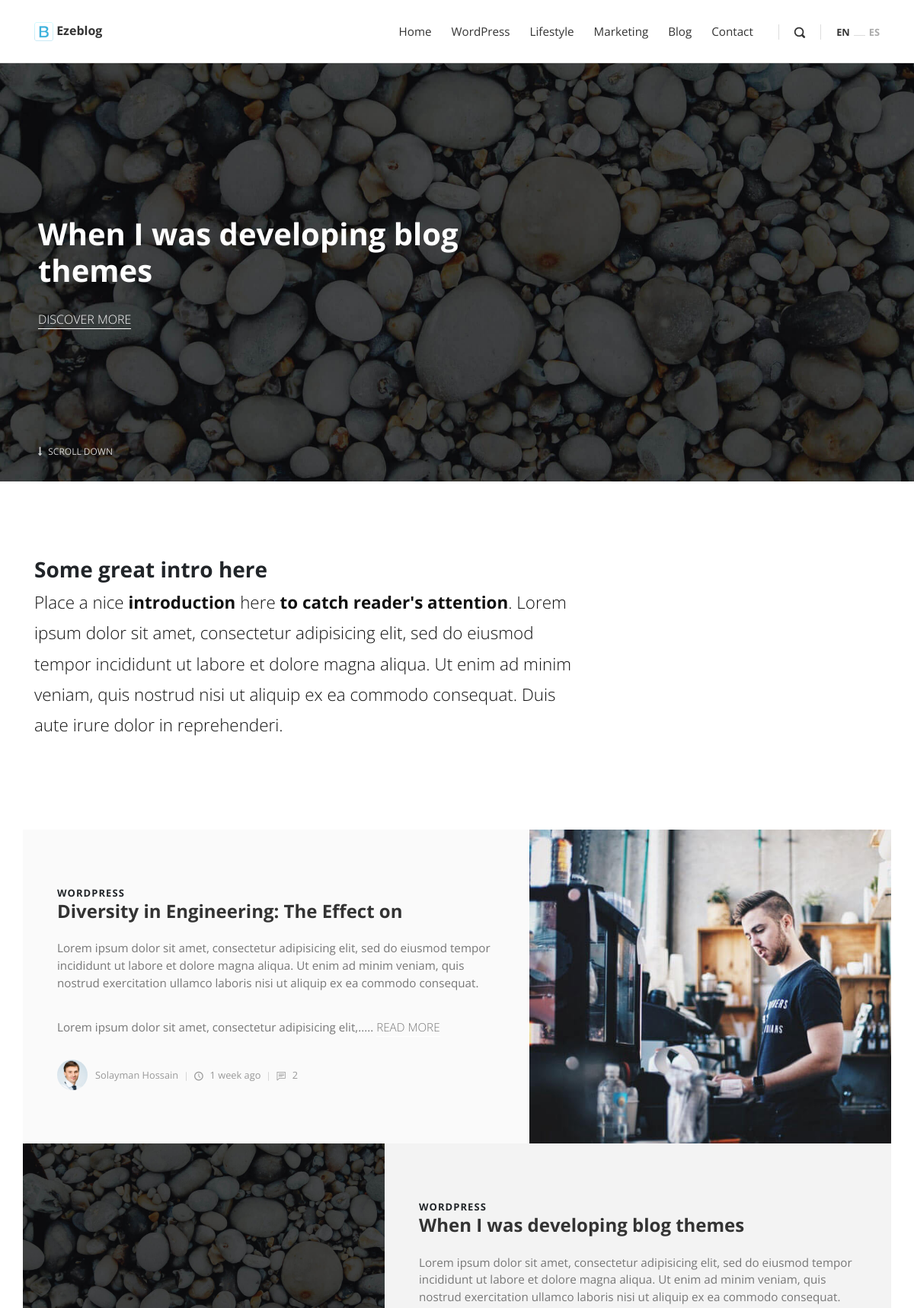
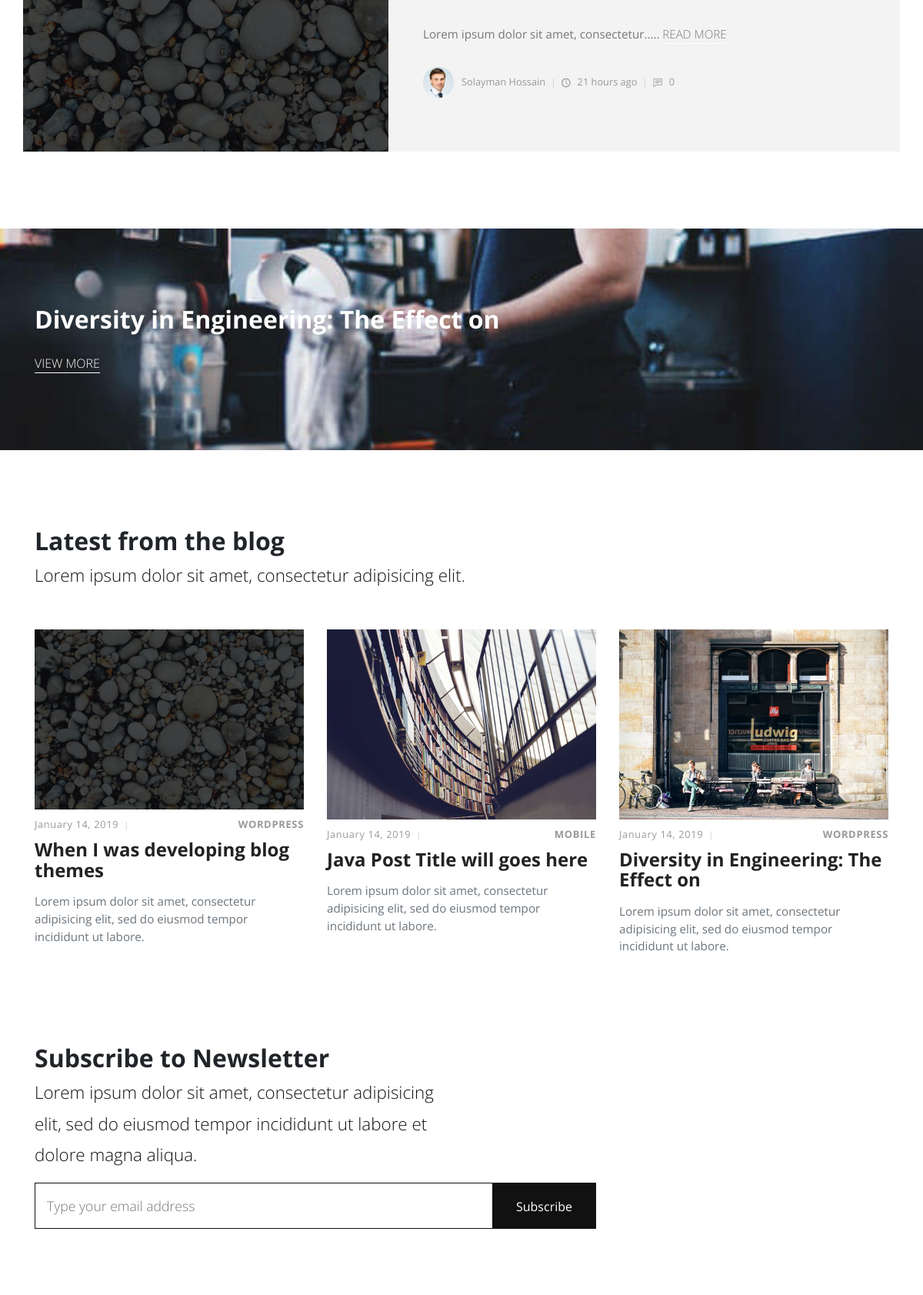
The page / (upper part) on the database its author committed (2 pictures, top to bottom).
### tables this page shows
CREATE TABLE `list_customize` (
  `id` int(11) NOT NULL,
  `title` varchar(255) NOT NULL,
  `tagline` varchar(255) NOT NULL,
  `url` varchar(255) NOT NULL,
  `logo` varchar(255) NOT NULL,
  `textlogo` varchar(255) NOT NULL,
  `address` varchar(255) NOT NULL,
  `phone` varchar(255) NOT NULL,
  `email` varchar(255) NOT NULL,
  `copyright` varchar(255) NOT NULL,
  `status` int(11) NOT NULL DEFAULT '1',
  `updated_at` timestamp NOT NULL ON UPDATE CURRENT_TIMESTAMP
);

CREATE TABLE `list_mainmenu` (
  `id` int(11) NOT NULL,
  `title` varchar(255) NOT NULL,
  `link` varchar(255) NOT NULL,
  `parent_id` int(11) NOT NULL DEFAULT '0'
);

CREATE TABLE `list_posts` (
  `id` int(11) NOT NULL,
  `title` varchar(255) NOT NULL,
  `description` text NOT NULL,
  `category` int(11) NOT NULL,
  `image` varchar(255) NOT NULL,
  `tags` varchar(255) NOT NULL,
  `metatitle` varchar(255) NOT NULL,
  `metadescription` varchar(255) NOT NULL,
  `author` int(11) NOT NULL,
  `created_at` timestamp NOT NULL DEFAULT CURRENT_TIMESTAMP
);

CREATE TABLE `list_category` (
  `id` int(11) NOT NULL,
  `name` varchar(255) NOT NULL
);

CREATE TABLE `list_user` (
  `id` int(11) NOT NULL,
  `firstname` varchar(255) NOT NULL,
  `lastname` varchar(255) NOT NULL,
  `username` varchar(255) NOT NULL,
  `photo` varchar(255) NOT NULL,
  `email` varchar(255) NOT NULL,
  `details` varchar(255) NOT NULL,
  `password` varchar(255) NOT NULL,
  `birth` date NOT NULL,
  `role` int(11) NOT NULL DEFAULT '1',
  `created_at` timestamp NOT NULL DEFAULT CURRENT_TIMESTAMP
);

### lib/database.php (called while the page is built, shortened)
<?php
Class Database{
    public $host   = DB_HOST;
    public $user   = DB_USER;
    public $pass   = DB_PASS;
    public $name   = DB_NAME;
    public $link;
    private function connectDB(){
        $this->link = new mysqli($this->host, $this->user, $this->pass, $this->name);
    }
    public function select($query){
        $result = $this->link->query($query) or die($this->link->error.__LINE__);
        if($result->num_rows > 0){
            return $result;
        } else {
            return false;
        }
    }
}
?>

### lib/format.php (called while the page is built, shortened)
<?php
    class Format{
        public function formatYear($date){
            return date('F j, Y', strtotime($date));
        }
        public function humanTiming($time){
            $time = time() - $time;
            $time = ($time<1)? 1 : $time;
            $tokens = array (
                31536000 => 'year',
                2592000 => 'month',
                604800 => 'week',
                86400 => 'day',
                3600 => 'hour',
                60 => 'minute',
                1 => 'second'
            );
            foreach ($tokens as $unit => $text) {
                if ($time < $unit) continue;
                $numberOfUnits = floor($time / $unit);
                return $numberOfUnits.' '.$text.(($numberOfUnits>1)?'s ':' ').'ago';
            }
        }
        public function textShorten($text, $limit = 400){
            $text = $text." ";
            $text = substr($text, 0, $limit);
            $text = substr($text, 0, strrpos($text, ' '));
            $text = $text.".....";
            return $text;
        }
    }
?>

### index.php (the view, shortened to what this page needs)
<?php include 'inc/header.php'; ?>
    <?php
        $query = "SELECT * FROM list_posts ORDER BY id DESC LIMIT 1";
        $post = $database->select($query);
        if($post){
        while($result = $post->fetch_assoc()){
    ?>
    <section style="background: url(admin/<?php echo $result['image']; ?>); background-size: cover; background-position: center center" class="hero">
      <div class="container">
        <div class="row">
          <div class="col-lg-7">
            <h1><?php echo $result['title']; ?></h1><a href="post.php?id=<?php echo $result['id']; ?>" class="hero-link">Discover More</a>
          </div>
        </div><a href=".intro" class="continue link-scroll"><i class="fa fa-long-arrow-down"></i> Scroll Down</a>
      </div>
    </section>
    <?php
         }
        }
    ?>
    <section class="intro">
      <div class="container">
        <div class="row">
          <div class="col-lg-8">
            <h2 class="h3">Some great intro here</h2>
            <p class="text-big">Place a nice <strong>introduction</strong> here <strong>to catch reader's attention</strong>. Lorem ipsum dolor sit amet, consectetur adipisicing elit, sed do eiusmod tempor incididunt ut labore et dolore magna aliqua. Ut enim ad minim veniam, quis nostrud nisi ut aliquip ex ea commodo consequat. Duis aute irure dolor in reprehenderi.</p>
          </div>
        </div>
      </div>
    </section>
    <section class="featured-posts no-padding-top">
      <div class="container">
        <div class="row d-flex align-items-stretch">
            <?php
            $query = "SELECT list_posts.id, title, description, image, list_posts.created_at, list_posts.category, name, firstname, lastname  FROM list_posts, list_category, list_user WHERE list_category.id = list_posts.category AND list_user.id = list_posts.author ORDER BY list_posts.id ASC limit 1 ";
            $post = $database->select($query);
            if($post){
                while ($result = $post->fetch_assoc()) {
            ?>
          <div class="text col-lg-7">
            <div class="text-inner d-flex align-items-center">
              <div class="content">
                <header class="post-header">
                  <div class="category"><a href="#"><?php echo $result['name']; ?></a></div><a href="post.php?id=<?php echo $result['id']; ?>">
                    <h2 class="h4"><?php echo $result['title']; ?></h2></a>
                </header>
                <p><?php echo $format->textShorten($result['description'], 320); ?> <a href="post.php?id=<?php echo $result['id']; ?>" class="hero-link"> Read More </a> </p>
                <footer class="post-footer d-flex align-items-center"><a href="post.php?id=<?php echo $result['id']; ?>" class="author d-flex align-items-center flex-wrap">
                    <div class="avatar"><img src="img/avatar-2.jpg" alt="..." class="img-fluid"></div>
                    <div class="title"><span><?php echo $result['firstname'] . ' ' . $result['lastname']; ?></span></div></a>
                  <div class="date"><i class="icon-clock"></i> <?php echo $format->humanTiming(strtotime($result['created_at'])); ?></div>
                    <div class="comments meta-last"><i class="icon-comment"></i>
                        <?php
                        $comid = $result['id'];
                        $query = "SELECT * FROM list_comment WHERE post = '$comid' ";
                        $comcount = $database->select($query);
                        if($comcount){
                            $count = mysqli_num_rows($comcount);
                            echo $count;
                        }else{
                            echo 0;
                        }
                        ?>
                    </div>
                </footer>
              </div>
            </div>
          </div>
          <div class="image col-lg-5"><img src="admin/<?php echo $result['image']; ?>" alt="..."></div>
                <?php
            }
            }
            ?>
        </div>
      <div class="row d-flex align-items-stretch row-image-left">
        <?php
        $query = "SELECT list_posts.id, title, description, image, list_posts.created_at, list_posts.category, name, firstname, lastname  FROM list_posts, list_category, list_user WHERE list_category.id = list_posts.category AND list_user.id = list_posts.author ORDER BY list_posts.id DESC limit 1 ";
        $post = $database->select($query);
        if($post){
            while ($result = $post->fetch_assoc()) {
                ?>
          <div class="image col-lg-5"><img src="admin/<?php echo $result['image']; ?>" alt="..."></div>
          <div class="text col-lg-7">
              <div class="text-inner d-flex align-items-center">
                  <div class="content">
                      <header class="post-header">
                          <div class="category"><a href="#"><?php echo $result['name']; ?></a></div><a href="post.php?id=<?php echo $result['id']; ?>">
                              <h2 class="h4"><?php echo $result['title']; ?></h2></a>
                      </header>
                      <p><?php echo $format->textShorten($result['description'], 320); ?> <a href="post.php?id=<?php echo $result['id']; ?>" class="hero-link"> Read More </a> </p>
                      <footer class="post-footer d-flex align-items-center"><a href="post.php?id=<?php echo $result['id']; ?>" class="author d-flex align-items-center flex-wrap">
                              <div class="avatar"><img src="img/avatar-2.jpg" alt="..." class="img-fluid"></div>
                              <div class="title"><span><?php echo $result['firstname'] . ' ' . $result['lastname']; ?></span></div></a>
                          <div class="date"><i class="icon-clock"></i> <?php echo $format->humanTiming(strtotime($result['created_at'])); ?></div>
                          <div class="comments meta-last"><i class="icon-comment"></i>
                              <?php
                              $comid = $result['id'];
                              $query = "SELECT * FROM list_comment WHERE post = '$comid' ";
                              $comcount = $database->select($query);
                              if($comcount){
                                  $count = mysqli_num_rows($comcount);
                                  echo $count;
                              }else{
                                  echo 0;
                              }
                              ?>
                          </div>
                      </footer>
                  </div>
              </div>
          </div>
                <?php
            }
        }
        ?>
      </div>
      </div>
    </section>
        <?php
        $query = "SELECT * FROM list_posts ORDER BY id ASC LIMIT 1";
        $post = $database->select($query);
        if($post){
            while($result = $post->fetch_assoc()){
        ?>
    <section style="background: url(admin/<?php echo $result['image']; ?>); background-size: cover; background-position: center bottom" class="divider">
      <div class="container">
        <div class="row">
          <div class="col-md-7">
            <h2><?php echo $result['title']; ?></h2><a href="post.php?id=<?php echo $result['id']; ?>" class="hero-link">View More</a>
          </div>
        </div>
      </div>
    </section>
         <?php
                }
             }
          ?>
    <section class="latest-posts">
        <div class="container">
            <header>
                <h2>Latest from the blog</h2>
                <p class="text-big">Lorem ipsum dolor sit amet, consectetur adipisicing elit.</p>
            </header>
            <div class="row">
            <?php
                $query = "SELECT list_posts.id, title, description, image, list_posts.created_at, list_posts.category, name, firstname, lastname  FROM list_posts, list_category, list_user WHERE list_category.id = list_posts.category AND list_user.id = list_posts.author ORDER BY list_posts.id DESC limit 3 ";
                $post = $database->select($query);
                if($post){
                    while($result = $post->fetch_assoc()){
             ?>
                <div class="post col-md-4">
                    <div class="post-thumbnail"><a href=""><img src="admin/<?php echo $result['image']; ?>" alt="..." class="img-fluid"></a></div>
                    <div class="post-details">
                        <div class="post-meta d-flex justify-content-between">
                            <div class="date"><?php echo $format->formatYear($result['created_at']); ?></div>
                            <div class="category"><a href="#"><?php echo $result['name']; ?></a></div>
                        </div><a href="post.php?id=<?php echo $result['id']; ?>">
                            <h3 class="h4"><?php echo $result['title']; ?></h3></a>
                        <p class="text-muted">Lorem ipsum dolor sit amet, consectetur adipisicing elit, sed do eiusmod tempor incididunt ut labore.</p>
                    </div>
                </div>
             <?php
                    }
                }
             ?>
            </div>
        </div>
    </section>
    <section class="newsletter no-padding-top">
      <div class="container">
        <div class="row">
          <div class="col-md-6">
            <h2>Subscribe to Newsletter</h2>
            <p class="text-big">Lorem ipsum dolor sit amet, consectetur adipisicing elit, sed do eiusmod tempor incididunt ut labore et dolore magna aliqua.</p>
          </div>
          <div class="col-md-8">
            <div class="form-holder">
              <form action="" method="post">
                <div class="form-group">
                  <input type="text" name="email" id="email" placeholder="Type your email address">
                  <button type="submit" class="submit">Subscribe</button>
                </div>
              </form>
            </div>
          </div>
        </div>
      </div>
    </section>
<?php include 'inc/footer.php'; ?>

### inc/header.php (shortened to what this page needs)
<?php include 'lib/database.php'; ?>
<?php include 'lib/format.php'; ?>
<?php
    $database = new Database();
    $format = new Format();
?>
<!DOCTYPE html>
<html>
<head>
    <link rel="stylesheet" href="vendor/bootstrap/css/bootstrap.min.css">
    <link rel="stylesheet" href="vendor/font-awesome/css/font-awesome.min.css">
    <link rel="stylesheet" href="css/fontastic.css">
    <link rel="stylesheet" href="vendor/@fancyapps/fancybox/jquery.fancybox.min.css">
    <link rel="stylesheet" href="css/style.default.css" id="theme-stylesheet">
    <link rel="stylesheet" href="css/custom.css">
</head>
<body>
<header class="header">
    <nav class="navbar navbar-expand-lg">
        <div class="container">
            <div class="navbar-header d-flex align-items-center justify-content-between">
                <?php
                    $query = "SELECT * FROM list_customize WHERE id = '1'  ";
                    $data = $database->select($query);
                    if($data){
                    while($result = $data->fetch_assoc()){
                ?>
                <a href="index.php" class="navbar-brand"> <img src="admin/<?php echo $result['logo']; ?>" alt="" height="25px" width="25px"> <?php echo $result['title']; ?></a>
                <?php
                        }
                    }
                ?>
            </div>
            <div id="navbarcollapse" class="collapse navbar-collapse">
                <ul class="navbar-nav ml-auto">
                    <?php
                        $query = "SELECT * FROM list_mainmenu ORDER BY id ASC";
                        $data = $database->select($query);
                        if($data){
                            while($result = $data->fetch_assoc()){
                    ?>
                    <li class="nav-item"><a href="<?php echo $result['link']; ?>" class="nav-link "><?php echo $result['title']; ?></a>
                    </li>
                     <?php
                            }
                        }
                    ?>
                </ul>
                <div class="navbar-text"><a href="#" class="search-btn"><i class="icon-search-1"></i></a></div>
                <ul class="langs navbar-text"><a href="#" class="active">EN</a><span>           </span><a href="#">ES</a></ul>
            </div>
        </div>
    </nav>
</header>

### css/custom.css (style rules this page uses)
.navbar .navbar-nav a.nav-link { text-transform: capitalize; }
.row-image-left { background: #f3f3f3; }

### rows shown on the page
list_customize: logo (picture), title "Ezeblog"
list_mainmenu: title "Home"
list_mainmenu: title "WordPress"
list_mainmenu: title "Lifestyle"
list_mainmenu: title "Marketing"
list_mainmenu: title "Blog"
list_mainmenu: title "Contact"
list_posts: image (picture), title "When I was developing blog themes", category.name "WORDPRESS", description "Lorem ipsum dolor sit amet, consectetur adipisicing elit, sed do eiusmod tempor incididunt ut labore et dolore magna aliqua. Ut enim ad minim veniam, quis nostrud exercitation ullamco laboris nisi ut aliquip ex ea commodo consequat. Lorem ipsum dolor sit amet, consectetur.....", author.firstname "Solayman", author.lastname "Hossain", created_at "21 hours ago", created_at "January 14, 2019"
list_posts: category.name "WORDPRESS", title "Diversity in Engineering: The Effect on", description "Lorem ipsum dolor sit amet, consectetur adipisicing elit, sed do eiusmod tempor incididunt ut labore et dolore magna aliqua. Ut enim ad minim veniam, quis nostrud exercitation ullamco laboris nisi ut aliquip ex ea commodo consequat. Lorem ipsum dolor sit amet, consectetur adipisicing elit,.....", author.firstname "Solayman", author.lastname "Hossain", created_at "1 week ago", count "2", image (picture)
list_posts: image (picture), created_at "January 14, 2019", category.name "MOBILE", title "Java Post Title will goes here"
list_posts: image (picture), created_at "January 14, 2019", category.name "WORDPRESS", title "Diversity in Engineering: The Effect on"
